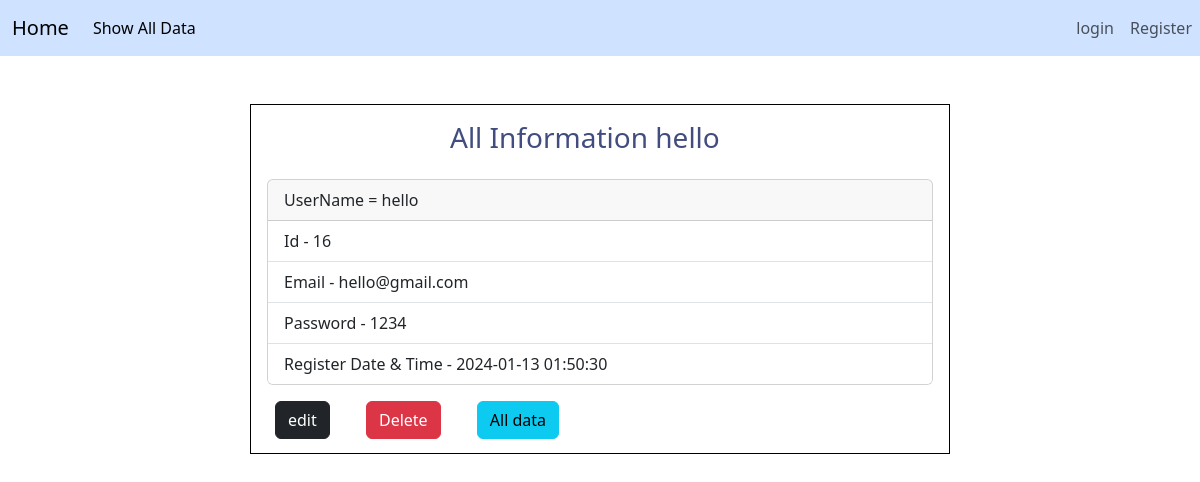
Screenshot of /showdata.php?id=16 with the database file from the repository.
### tables this page shows
CREATE TABLE `user` (
  `id` int(11) NOT NULL,
  `username` varchar(255) DEFAULT NULL,
  `email` varchar(255) DEFAULT NULL,
  `password` varchar(255) DEFAULT NULL,
  `date` timestamp NULL DEFAULT current_timestamp()
);

### showdata.php (the view)
<?php
include("./config/database.php");
if(isset($_GET["id"])){
    $sql="select * from user where id=". $_GET["id"];
    $res=$conn->query($sql);
    if($res->field_count>0){
        $row= $res->fetch_assoc();
        extract($row);
    }
}
include("./include/header.php");
include("./include/navbar.php");
?>
<body>
    <div id=box  class="p-3 mt-5"  style="height:350px;">
        <h3 class="center mb-4">All Information <?php echo $username;?></h3>
        <div class="card " style="width: auto;">
          <ul class="list-group list-group-flush">
            <div class="card-header">
                UserName = <?php echo $username;?>
            </div>
            <li class="list-group-item">Id - <?php echo $id;?></li>
            <li class="list-group-item">Email - <?php echo $email;?></li>
            <li class="list-group-item">Password - <?php echo $password;?></li>
            <li class="list-group-item">Register Date & Time - <?php echo $date;?></li>
          </ul>
        </div>
        <div class="mt-3">
            <a class="btn btn-dark ms-2 me-4" href="edituser.php?id=<?php echo $row["id"]?>">edit</a>
            <a class="btn btn-danger ms-2 me-4" href="delete.php?id=<?php echo $row["id"]?>" >Delete</a>
            <a class="btn btn-info ms-2 me-4" href="userdata.php" >All data</a>
        </div>
    </div>
</body>

### style.css (style rules this page uses)
.center { margin:0 auto; width: 300px; color: rgb(65, 77, 127); }
#box { width: 700px; height: 85vh; border: 1px solid black; margin: 0 auto; padding: 10px; }
body { background-color: #121211; }

### rows the page displays
user: username "hello", id "16", email "hello@gmail.com", password "1234", date "2024-01-13 01:50:30"
